Frame 1 (no input): blank canvas, image omitted
Frame 60 (the mouse pressed at the canvas centre just before this capture): blank canvas, image omitted
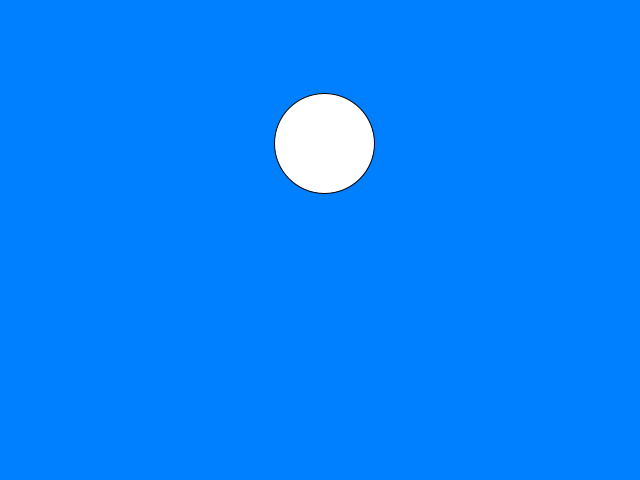
Frame 120 (the mouse held since frame 60 and released just before this capture)

The Processing sketch whose frames 1 and 60 were blank and that drew this single picture after the mouse press (run headless with seeded random() and noise(); from frame 60 on, the mouse is pressed at the canvas centre):

// Processing sketch: globos
// ── globos.pde
class Globo
{
  float x, y,vx,vy;
  Globo (float _x, float _y)
  {
   x=_x;
   y=_y; 
   vx=random(-0.25,0.25);
   vy=random(-2,-0.5);
  }

  void update()
  {
    y+=vy;
    x+=vx;
  }

  void dibujate()
  {
      ellipse(x,y,100,100);
  }
  
}

ArrayList<Globo> globos;


void setup()
{
  size(640,480);
  globos = new ArrayList<Globo>();  
}

void draw()
{
  background(0, 128, 255);
  for(int i=0;i<globos.size();i++)
  {
    globos.get(i).update();
    globos.get(i).dibujate();
  }
}

void mousePressed()
{
  globos.add(new Globo(mouseX,mouseY));
}
